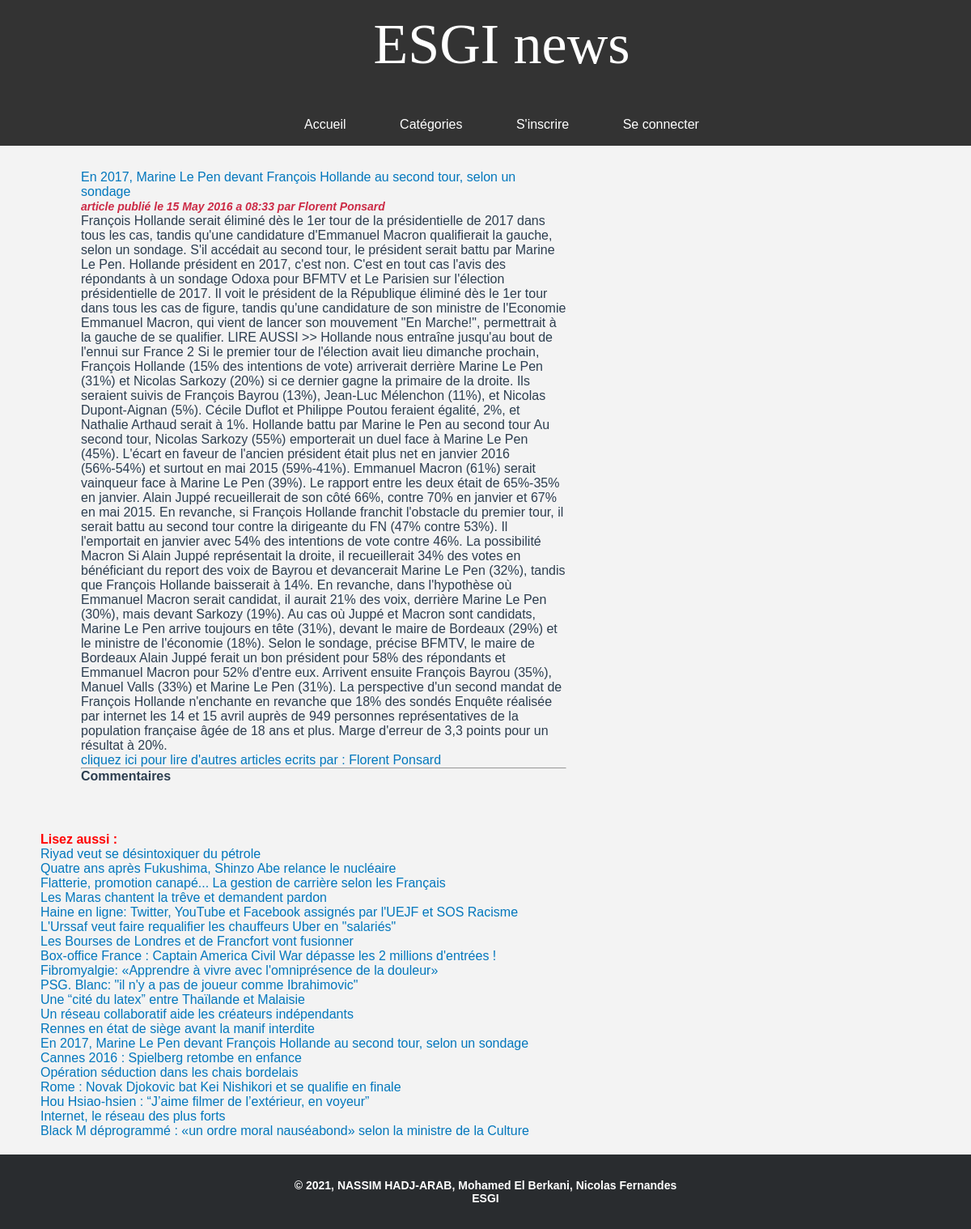
Page /index.php?path=article&id=38 on the committed database.
### tables this page shows
CREATE TABLE `article` (
  `ID` int(11) NOT NULL,
  `ID_auteur` int(11) NOT NULL,
  `titre` varchar(255) NOT NULL,
  `contenu` text,
  `date_creation` datetime NOT NULL,
  `statue` int(11) NOT NULL,
  `id_cat` int(11) NOT NULL
);

CREATE TABLE `utilisateurs` (
  `ID` int(11) NOT NULL,
  `nom` varchar(255) NOT NULL,
  `prenom` varchar(255) NOT NULL,
  `sexe` varchar(10) NOT NULL,
  `mail` varchar(255) NOT NULL,
  `password` varchar(255) NOT NULL,
  `date_de_naissance` text NOT NULL,
  `statut` text NOT NULL
);

### WebParts/html/parts/article.php (the view, shortened to what this page needs)
<?php
if(isset($_REQUEST)){
  $id = $_REQUEST['id'];
  $sql_get_article = "SELECT *, date_format(date_creation,'%d %M %Y a %H:%i') AS date_publication FROM article WHERE `article`.`ID`=?";
  $prepared_get_article = $db->prepare($sql_get_article);
  $prepared_get_article->execute(array($id));
  $Article = $prepared_get_article->fetchAll(PDO::FETCH_OBJ);
}
?>
<div class="Article">
  <?php foreach($Article as $article){ ?>
   <p><a href="index.php?path=article&amp;id=<?php echo $article->ID;?>" target="_blank"><?php echo $article->titre; ?></a>  <span style="font-weight:bold;font-size:15px;"> </span><p>
   <?php $sql_get_author = 'SELECT * FROM utilisateurs WHERE ID=?';
   $prepared_get_author = $db->prepare($sql_get_author);
   $prepared_get_author->execute(array($article->ID_auteur));
   $author = $prepared_get_author->fetchAll(PDO::FETCH_OBJ);
   foreach($author as $Auth){
    ?><span style="font-style:italic;font-size:14px;font-weight:bold;color:#CC2B46;"><?php echo "article publié le  ". $article->date_publication.' par '.$Auth->nom . " " . $Auth->prenom;?></span></p><?php
   } ?>
   <p><?php echo $article->contenu ?></p>
   <a href="index.php?path=authorArticles&amp;id=<?php echo $Auth->ID ?>"> cliquez ici pour lire d'autres articles ecrits par  : <?php echo $Auth->nom . " " . $Auth->prenom; ?></a>
   <hr>
   <h4>Commentaires</h4>
    <?php } ?>
</div>
<div class="Ramdom">
  <h4>Lisez aussi : </h4>
<?php
$sql = 'SELECT * from article ORDER BY RAND() LIMIT 20';
$prep = $db->prepare($sql);
$prep->execute();
$arts = $prep->fetchAll(PDO::FETCH_OBJ);
foreach($arts as $article){
  echo "<a href=index.php?path=article&id=".$article->ID.">".$article->titre."</a>"."<br>";
}
 ?>
</div>

### index.php (shortened to what this page needs)
<?php
require('php/init.php');
?>
<!DOCTYPE html>
<html>
  <head>
    <link rel="stylesheet" href="css/master.css">
  </head>
  <body>
  <div class="Container">
     <div class="Header">
          <?php
             if(isset($_SESSION['username'])){
               if($_SESSION['Role']=="Membre"){
               include('WebParts/html/menus/menu_authenticated.php');
             }
             else{
               include('WebParts/html/menus/menu_admin.php');
             }
             }
             else{
               include('WebParts/html/menus/menu_unauthenticated.php');
                          }
           ?>
     </div>
     <div class="MainContent">
       <?php
       if(isset($_REQUEST['path'])){
         $path = $_REQUEST['path'];
         switch ($path) {
            case 'article':
            include('WebParts/html/parts/article.php');
            break;
         }
       }else{
         include('WebParts/html/parts/home.php');
       }
        ?>
      </div>
  </div>
	<footer>
	<?php include('WebParts/html/parts/footer.php'); ?>
  	</footer>
</body>
</html>

### WebParts/html/menus/menu_unauthenticated.php
<ul>
	<nav class="title">
		<li><a href="index.php?path=home">ESGI news</li></a>
	</nav>
	<nav class="links">
		<li><a href="index.php">Accueil</a></li>
		<li><a href="index.php?path=cats">Catégories</a></li>
		<li><a href="index.php?path=signup">S'inscrire</a></li>
		<li><a href="login.php">Se connecter</a></li>
	</nav>
</ul>

### WebParts/html/parts/footer.php
<p>© 2021, NASSIM HADJ-ARAB, Mohamed El Berkani, Nicolas Fernandes</p>
<p>ESGI</p>

### css/master.css (style rules this page uses)
* { margin: 0px 0px; }
body { padding: 0; margin: 0; font-family: sans-serif; background-color: #f3f3f3; }
a { text-decoration: none; color:#0277bd; }
.Header { position: relative; top: 0px; width: 100%; background-color: #333; list-style-type: none; height: 180px; margin-bottom: 30px; }
.Header a { display: inline-block; color: white; margin: 0px 16px; padding:15px 15px; text-decoration: none; }
.Header ul li { display: inline-block; }
.title { font-size: 70px; text-align: center; font-family: "Times New Roman", Georgia, Serif; }
.links { margin-top: 20px; text-align: center; }
.Article { position: relative; width: 600px; height: auto; overflow: hidden; }
.Ramdom { position:relative; top: 60px; right: 50px; width: auto; height: auto; color: red; }
.MainContent { color:#2C3E50; width:1000px; height:100%; min-height: 500px; margin: auto; }
footer { background-color: #292c2f; box-shadow: 0 1px 1px 0 rgba(0, 0, 0, 0.12); box-sizing: border-box; width: 100%; text-align: center; font: bold 16px sans-serif; padding: 30px 30px; margin-top: 80px; }
footer p { color: #ffffff; font-size: 14px; font-weight: bold; }

### rows in the picture
article: titre "En 2017, Marine Le Pen devant François Hollande au second tour, selon un sondage", contenu "François Hollande serait éliminé dès le 1er tour de la présidentielle de 2017 dans tous les cas, tandis qu'une candidature d'Emmanuel Macron qualifierait la gauche, selon un sondage. S'il accédait au second tour, le président serait battu par Marine Le Pen. Hollande président en 2017, c'est non. C'est en tout cas l'avis des répondants à un sondage Odoxa pour BFMTV et Le Parisien sur l'élection présidentielle de 2017. Il voit le président de la République éliminé dès le 1er tour dans tous les cas de figure, tandis qu'une candidature de son ministre de l'Economie Emmanuel Macron, qui vient de lancer son mouvement \"En Marche!\", permettrait à la gauche de se qualifier. LIRE AUSSI >> Hollande…", utilisateurs.nom "Florent", utilisateurs.prenom "Ponsard"
utilisateurs: date_publication "15 May 2016 a 08:33", nom "Florent", prenom "Ponsard"
article: titre "Riyad veut se désintoxiquer du pétrole"
article: titre "Quatre ans après Fukushima, Shinzo Abe relance le nucléaire"
article: titre "Flatterie, promotion canapé... La gestion de carrière selon les Français"
article: titre "Les Maras chantent la trêve et demandent pardon"
article: titre "Haine en ligne: Twitter, YouTube et Facebook assignés par l'UEJF et SOS Racisme"
article: titre "L'Urssaf veut faire requalifier les chauffeurs Uber en \"salariés\""
article: titre "Les Bourses de Londres et de Francfort vont fusionner"
article: titre "Box-office France : Captain America Civil War dépasse les 2 millions d'entrées !"
article: titre "Fibromyalgie: «Apprendre à vivre avec l'omniprésence de la douleur»"
article: titre "PSG. Blanc: \"il n'y a pas de joueur comme Ibrahimovic\""
article: titre "Une “cité du latex” entre Thaïlande et Malaisie"
article: titre "Un réseau collaboratif aide les créateurs indépendants"
article: titre "Rennes en état de siège avant la manif interdite"
article: titre "Cannes 2016 : Spielberg retombe en enfance"
article: titre "Opération séduction dans les chais bordelais"
article: titre "Rome : Novak Djokovic bat Kei Nishikori et se qualifie en finale"
article: titre "Hou Hsiao-hsien : “J’aime filmer de l’extérieur, en voyeur”"
article: titre "Internet, le réseau des plus forts"
article: titre "Black M déprogrammé : «un ordre moral nauséabond» selon la ministre de la Culture"
